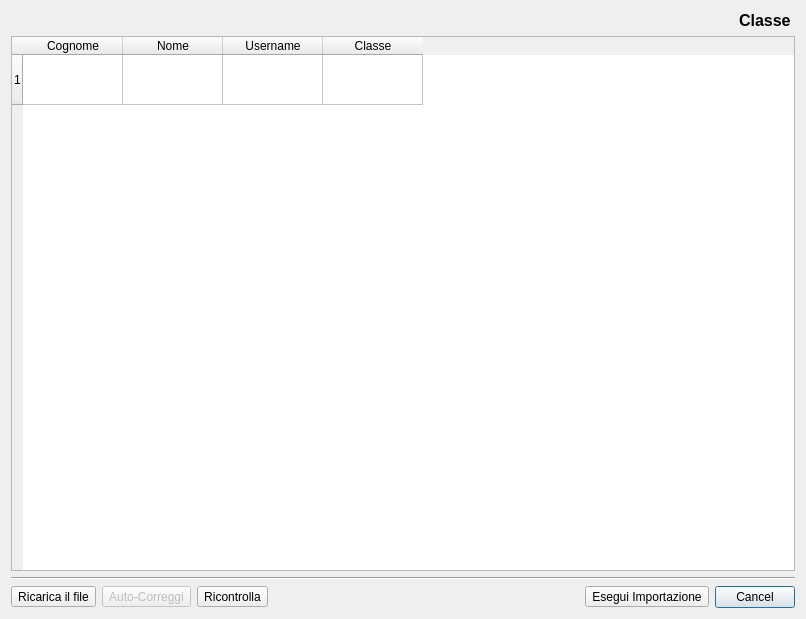
<?xml version="1.0" encoding="UTF-8"?>
<ui version="4.0">
 <class>DlgStudentImport</class>
 <widget class="QDialog" name="DlgStudentImport">
  <property name="geometry">
   <rect>
    <x>0</x>
    <y>0</y>
    <width>806</width>
    <height>619</height>
   </rect>
  </property>
  <property name="baseSize">
   <size>
    <width>800</width>
    <height>600</height>
   </size>
  </property>
  <property name="windowTitle">
   <string>Dialog</string>
  </property>
  <layout class="QVBoxLayout" name="verticalLayout">
   <item>
    <layout class="QHBoxLayout" name="horizontalLayout">
     <item>
      <widget class="QLabel" name="lblClass">
       <property name="font">
        <font>
         <pointsize>12</pointsize>
         <weight>75</weight>
         <bold>true</bold>
        </font>
       </property>
       <property name="text">
        <string>Classe </string>
       </property>
       <property name="alignment">
        <set>Qt::AlignRight|Qt::AlignTrailing|Qt::AlignVCenter</set>
       </property>
      </widget>
     </item>
    </layout>
   </item>
   <item>
    <widget class="QTableWidget" name="tableStudents">
     <property name="frameShape">
      <enum>QFrame::StyledPanel</enum>
     </property>
     <property name="showDropIndicator" stdset="0">
      <bool>true</bool>
     </property>
     <property name="alternatingRowColors">
      <bool>true</bool>
     </property>
     <property name="rowCount">
      <number>1</number>
     </property>
     <property name="columnCount">
      <number>4</number>
     </property>
     <attribute name="horizontalHeaderCascadingSectionResizes">
      <bool>false</bool>
     </attribute>
     <attribute name="horizontalHeaderMinimumSectionSize">
      <number>30</number>
     </attribute>
     <attribute name="horizontalHeaderShowSortIndicator" stdset="0">
      <bool>false</bool>
     </attribute>
     <attribute name="verticalHeaderCascadingSectionResizes">
      <bool>false</bool>
     </attribute>
     <attribute name="verticalHeaderDefaultSectionSize">
      <number>25</number>
     </attribute>
     <attribute name="verticalHeaderMinimumSectionSize">
      <number>50</number>
     </attribute>
     <attribute name="verticalHeaderShowSortIndicator" stdset="0">
      <bool>false</bool>
     </attribute>
     <row/>
     <column>
      <property name="text">
       <string>Cognome</string>
      </property>
     </column>
     <column>
      <property name="text">
       <string>Nome</string>
      </property>
     </column>
     <column>
      <property name="text">
       <string>Username</string>
      </property>
     </column>
     <column>
      <property name="text">
       <string>Classe</string>
      </property>
     </column>
    </widget>
   </item>
   <item>
    <widget class="Line" name="line">
     <property name="orientation">
      <enum>Qt::Horizontal</enum>
     </property>
    </widget>
   </item>
   <item>
    <layout class="QHBoxLayout" name="horizontalLayout_3">
     <item>
      <widget class="QToolButton" name="btnReload">
       <property name="text">
        <string>Ricarica il file</string>
       </property>
      </widget>
     </item>
     <item>
      <widget class="QToolButton" name="btnFix">
       <property name="enabled">
        <bool>false</bool>
       </property>
       <property name="text">
        <string>Auto-Correggi</string>
       </property>
      </widget>
     </item>
     <item>
      <widget class="QToolButton" name="btnCheck">
       <property name="text">
        <string>Ricontrolla</string>
       </property>
      </widget>
     </item>
     <item>
      <spacer name="horizontalSpacer">
       <property name="orientation">
        <enum>Qt::Horizontal</enum>
       </property>
       <property name="sizeHint" stdset="0">
        <size>
         <width>40</width>
         <height>20</height>
        </size>
       </property>
      </spacer>
     </item>
     <item>
      <widget class="QToolButton" name="btnImport">
       <property name="text">
        <string>Esegui Importazione</string>
       </property>
      </widget>
     </item>
     <item>
      <widget class="QDialogButtonBox" name="btnDialog">
       <property name="sizePolicy">
        <sizepolicy hsizetype="Maximum" vsizetype="Fixed">
         <horstretch>0</horstretch>
         <verstretch>0</verstretch>
        </sizepolicy>
       </property>
       <property name="orientation">
        <enum>Qt::Horizontal</enum>
       </property>
       <property name="standardButtons">
        <set>QDialogButtonBox::Cancel</set>
       </property>
       <property name="centerButtons">
        <bool>false</bool>
       </property>
      </widget>
     </item>
    </layout>
   </item>
  </layout>
 </widget>
 <resources/>
 <connections>
  <connection>
   <sender>btnDialog</sender>
   <signal>accepted()</signal>
   <receiver>DlgStudentImport</receiver>
   <slot>accept()</slot>
   <hints>
    <hint type="sourcelabel">
     <x>795</x>
     <y>608</y>
    </hint>
    <hint type="destinationlabel">
     <x>157</x>
     <y>274</y>
    </hint>
   </hints>
  </connection>
  <connection>
   <sender>btnDialog</sender>
   <signal>rejected()</signal>
   <receiver>DlgStudentImport</receiver>
   <slot>reject()</slot>
   <hints>
    <hint type="sourcelabel">
     <x>795</x>
     <y>608</y>
    </hint>
    <hint type="destinationlabel">
     <x>286</x>
     <y>274</y>
    </hint>
   </hints>
  </connection>
  <connection>
   <sender>btnReload</sender>
   <signal>clicked()</signal>
   <receiver>DlgStudentImport</receiver>
   <slot>tableReload()</slot>
   <hints>
    <hint type="sourcelabel">
     <x>29</x>
     <y>582</y>
    </hint>
    <hint type="destinationlabel">
     <x>143</x>
     <y>373</y>
    </hint>
   </hints>
  </connection>
  <connection>
   <sender>btnCheck</sender>
   <signal>clicked()</signal>
   <receiver>DlgStudentImport</receiver>
   <slot>tableCheck()</slot>
   <hints>
    <hint type="sourcelabel">
     <x>276</x>
     <y>596</y>
    </hint>
    <hint type="destinationlabel">
     <x>359</x>
     <y>417</y>
    </hint>
   </hints>
  </connection>
  <connection>
   <sender>btnImport</sender>
   <signal>clicked()</signal>
   <receiver>DlgStudentImport</receiver>
   <slot>tableImport()</slot>
   <hints>
    <hint type="sourcelabel">
     <x>566</x>
     <y>599</y>
    </hint>
    <hint type="destinationlabel">
     <x>532</x>
     <y>515</y>
    </hint>
   </hints>
  </connection>
  <connection>
   <sender>tableStudents</sender>
   <signal>itemChanged(QTableWidgetItem*)</signal>
   <receiver>DlgStudentImport</receiver>
   <slot>tableItemChanged()</slot>
   <hints>
    <hint type="sourcelabel">
     <x>234</x>
     <y>127</y>
    </hint>
    <hint type="destinationlabel">
     <x>360</x>
     <y>567</y>
    </hint>
   </hints>
  </connection>
 </connections>
 <slots>
  <slot>tableReload()</slot>
  <slot>tableCheck()</slot>
  <slot>tableImport()</slot>
  <slot>tableItemChanged()</slot>
 </slots>
</ui>
